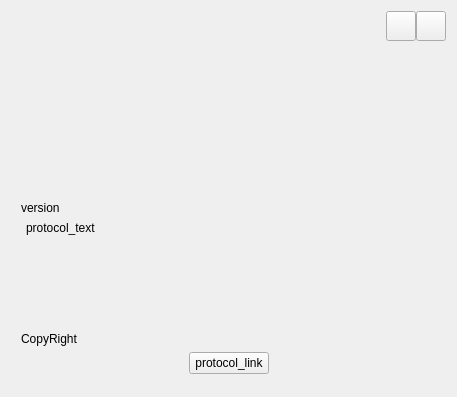
<?xml version="1.0" encoding="UTF-8"?>
<ui version="4.0">
 <class>AboutDialog</class>
 <widget class="C8CommonWindow" name="AboutDialog">
  <property name="geometry">
   <rect>
    <x>0</x>
    <y>0</y>
    <width>453</width>
    <height>393</height>
   </rect>
  </property>
  <property name="sizePolicy">
   <sizepolicy hsizetype="Expanding" vsizetype="Expanding">
    <horstretch>0</horstretch>
    <verstretch>0</verstretch>
   </sizepolicy>
  </property>
  <property name="maximumSize">
   <size>
    <width>455</width>
    <height>421</height>
   </size>
  </property>
  <property name="windowTitle">
   <string>AboutDialog</string>
  </property>
  <layout class="QVBoxLayout" name="verticalLayout">
   <item>
    <widget class="QWidget" name="widget_about_Wnd" native="true">
     <property name="sizePolicy">
      <sizepolicy hsizetype="Expanding" vsizetype="Expanding">
       <horstretch>0</horstretch>
       <verstretch>0</verstretch>
      </sizepolicy>
     </property>
     <property name="minimumSize">
      <size>
       <width>435</width>
       <height>375</height>
      </size>
     </property>
     <property name="maximumSize">
      <size>
       <width>435</width>
       <height>375</height>
      </size>
     </property>
     <layout class="QVBoxLayout" name="verticalLayout_2">
      <property name="spacing">
       <number>0</number>
      </property>
      <property name="leftMargin">
       <number>0</number>
      </property>
      <property name="topMargin">
       <number>0</number>
      </property>
      <property name="rightMargin">
       <number>0</number>
      </property>
      <property name="bottomMargin">
       <number>0</number>
      </property>
      <item>
       <widget class="QWidget" name="widget_aboutTitleBar" native="true">
        <property name="sizePolicy">
         <sizepolicy hsizetype="Expanding" vsizetype="Expanding">
          <horstretch>0</horstretch>
          <verstretch>0</verstretch>
         </sizepolicy>
        </property>
        <property name="maximumSize">
         <size>
          <width>16777215</width>
          <height>178</height>
         </size>
        </property>
        <layout class="QHBoxLayout" name="horizontalLayout_6">
         <property name="spacing">
          <number>0</number>
         </property>
         <property name="leftMargin">
          <number>11</number>
         </property>
         <property name="topMargin">
          <number>0</number>
         </property>
         <property name="rightMargin">
          <number>0</number>
         </property>
         <property name="bottomMargin">
          <number>148</number>
         </property>
         <item>
          <widget class="QLabel" name="titleLabel1">
           <property name="sizePolicy">
            <sizepolicy hsizetype="Expanding" vsizetype="Expanding">
             <horstretch>0</horstretch>
             <verstretch>0</verstretch>
            </sizepolicy>
           </property>
           <property name="minimumSize">
            <size>
             <width>0</width>
             <height>30</height>
            </size>
           </property>
           <property name="maximumSize">
            <size>
             <width>16777215</width>
             <height>16777215</height>
            </size>
           </property>
           <property name="text">
            <string/>
           </property>
          </widget>
         </item>
         <item>
          <widget class="QPushButton" name="pushButton_minSize">
           <property name="sizePolicy">
            <sizepolicy hsizetype="Expanding" vsizetype="Expanding">
             <horstretch>0</horstretch>
             <verstretch>0</verstretch>
            </sizepolicy>
           </property>
           <property name="minimumSize">
            <size>
             <width>30</width>
             <height>30</height>
            </size>
           </property>
           <property name="maximumSize">
            <size>
             <width>30</width>
             <height>30</height>
            </size>
           </property>
           <property name="sizeIncrement">
            <size>
             <width>0</width>
             <height>0</height>
            </size>
           </property>
           <property name="text">
            <string/>
           </property>
          </widget>
         </item>
         <item>
          <widget class="QPushButton" name="pushButton_close">
           <property name="sizePolicy">
            <sizepolicy hsizetype="Expanding" vsizetype="Expanding">
             <horstretch>0</horstretch>
             <verstretch>0</verstretch>
            </sizepolicy>
           </property>
           <property name="minimumSize">
            <size>
             <width>30</width>
             <height>30</height>
            </size>
           </property>
           <property name="maximumSize">
            <size>
             <width>30</width>
             <height>30</height>
            </size>
           </property>
           <property name="text">
            <string/>
           </property>
          </widget>
         </item>
        </layout>
       </widget>
      </item>
      <item>
       <widget class="QWidget" name="widget_about" native="true">
        <layout class="QVBoxLayout" name="verticalLayout_3">
         <property name="spacing">
          <number>6</number>
         </property>
         <property name="leftMargin">
          <number>10</number>
         </property>
         <property name="topMargin">
          <number>12</number>
         </property>
         <property name="rightMargin">
          <number>10</number>
         </property>
         <property name="bottomMargin">
          <number>12</number>
         </property>
         <item>
          <widget class="QLabel" name="label_version">
           <property name="text">
            <string>version</string>
           </property>
          </widget>
         </item>
         <item>
          <layout class="QVBoxLayout" name="verticalLayout_4">
           <property name="spacing">
            <number>0</number>
           </property>
           <property name="leftMargin">
            <number>5</number>
           </property>
           <property name="bottomMargin">
            <number>0</number>
           </property>
           <item>
            <widget class="QLabel" name="protocol_text">
             <property name="sizePolicy">
              <sizepolicy hsizetype="Expanding" vsizetype="Expanding">
               <horstretch>0</horstretch>
               <verstretch>0</verstretch>
              </sizepolicy>
             </property>
             <property name="minimumSize">
              <size>
               <width>0</width>
               <height>0</height>
              </size>
             </property>
             <property name="maximumSize">
              <size>
               <width>16777215</width>
               <height>166</height>
              </size>
             </property>
             <property name="styleSheet">
              <string notr="true"/>
             </property>
             <property name="frameShape">
              <enum>QFrame::NoFrame</enum>
             </property>
             <property name="lineWidth">
              <number>0</number>
             </property>
             <property name="text">
              <string>protocol_text</string>
             </property>
             <property name="alignment">
              <set>Qt::AlignLeading|Qt::AlignLeft|Qt::AlignTop</set>
             </property>
             <property name="wordWrap">
              <bool>true</bool>
             </property>
             <property name="margin">
              <number>0</number>
             </property>
            </widget>
           </item>
          </layout>
         </item>
         <item>
          <widget class="QLabel" name="label_CopyRight">
           <property name="text">
            <string>CopyRight</string>
           </property>
          </widget>
         </item>
         <item>
          <layout class="QHBoxLayout" name="horizontalLayout_2">
           <property name="bottomMargin">
            <number>0</number>
           </property>
           <item>
            <spacer name="horizontalSpacer">
             <property name="orientation">
              <enum>Qt::Horizontal</enum>
             </property>
             <property name="sizeHint" stdset="0">
              <size>
               <width>40</width>
               <height>20</height>
              </size>
             </property>
            </spacer>
           </item>
           <item>
            <widget class="QPushButton" name="pushButton_link">
             <property name="font">
              <font>
               <weight>50</weight>
               <bold>false</bold>
               <underline>false</underline>
               <strikeout>false</strikeout>
               <kerning>true</kerning>
              </font>
             </property>
             <property name="cursor">
              <cursorShape>PointingHandCursor</cursorShape>
             </property>
             <property name="text">
              <string>protocol_link</string>
             </property>
            </widget>
           </item>
           <item>
            <spacer name="horizontalSpacer_2">
             <property name="orientation">
              <enum>Qt::Horizontal</enum>
             </property>
             <property name="sizeHint" stdset="0">
              <size>
               <width>40</width>
               <height>20</height>
              </size>
             </property>
            </spacer>
           </item>
          </layout>
         </item>
        </layout>
        <zorder>label_CopyRight</zorder>
        <zorder>label_CopyRight</zorder>
        <zorder>label_version</zorder>
        <zorder>layoutWidget</zorder>
        <zorder>verticalLayoutWidget</zorder>
       </widget>
      </item>
     </layout>
    </widget>
   </item>
  </layout>
 </widget>
 <layoutdefault spacing="6" margin="11"/>
 <customwidgets>
  <customwidget>
   <class>C8CommonWindow</class>
   <extends>QWidget</extends>
   <header>c8commonwindow.h</header>
   <container>1</container>
  </customwidget>
 </customwidgets>
 <resources/>
 <connections/>
</ui>
